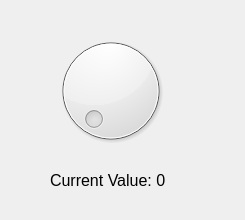
<?xml version="1.0" encoding="UTF-8"?>
<ui version="4.0">
 <class>Form</class>
 <widget class="QWidget" name="Form">
  <property name="geometry">
   <rect>
    <x>0</x>
    <y>0</y>
    <width>245</width>
    <height>220</height>
   </rect>
  </property>
  <property name="windowTitle">
   <string>Form</string>
  </property>
  <widget class="QDial" name="dial">
   <property name="geometry">
    <rect>
     <x>40</x>
     <y>30</y>
     <width>141</width>
     <height>121</height>
    </rect>
   </property>
  </widget>
  <widget class="QLabel" name="label">
   <property name="geometry">
    <rect>
     <x>50</x>
     <y>160</y>
     <width>161</width>
     <height>41</height>
    </rect>
   </property>
   <property name="font">
    <font>
     <pointsize>12</pointsize>
    </font>
   </property>
   <property name="text">
    <string>Current Value: 0</string>
   </property>
  </widget>
 </widget>
 <resources/>
 <connections/>
</ui>
